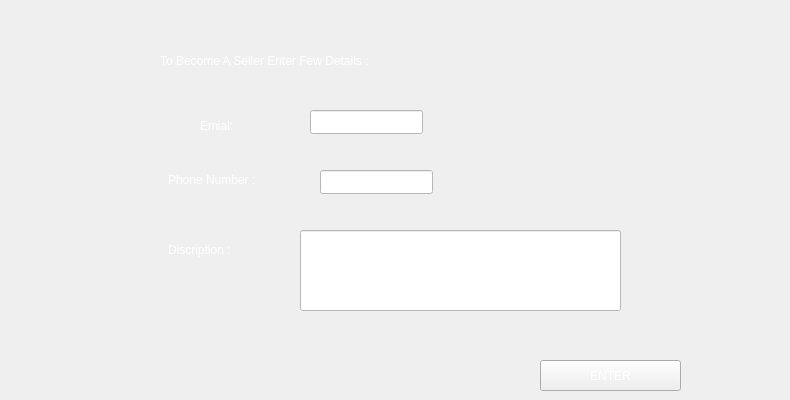
        <widget class="QWidget" name="page_16">
         <widget class="QLabel" name="label_125">
          <property name="geometry">
           <rect>
            <x>200</x>
            <y>110</y>
            <width>81</width>
            <height>31</height>
           </rect>
          </property>
          <property name="styleSheet">
           <string notr="true">font: 9pt &quot;Segoe UI&quot;;
color: rgb(255, 255, 255);</string>
          </property>
          <property name="text">
           <string>Emial:</string>
          </property>
         </widget>
         <widget class="QLineEdit" name="lineEdit_5">
          <property name="geometry">
           <rect>
            <x>310</x>
            <y>110</y>
            <width>113</width>
            <height>24</height>
           </rect>
          </property>
          <property name="styleSheet">
           <string notr="true">background-color: rgb(255, 255, 255);</string>
          </property>
         </widget>
         <widget class="QPushButton" name="pushButton_19">
          <property name="geometry">
           <rect>
            <x>540</x>
            <y>360</y>
            <width>141</width>
            <height>31</height>
           </rect>
          </property>
          <property name="styleSheet">
           <string notr="true">font: 16pt &quot;Segoe UI&quot;;
font: 14pt &quot;Segoe UI&quot;;
color: rgb(255, 255, 255);
font: 9pt &quot;Segoe UI&quot;;</string>
          </property>
          <property name="text">
           <string>ENTER</string>
          </property>
         </widget>
         <widget class="QLabel" name="label_126">
          <property name="geometry">
           <rect>
            <x>168</x>
            <y>170</y>
            <width>101</width>
            <height>20</height>
           </rect>
          </property>
          <property name="styleSheet">
           <string notr="true">font: 10pt &quot;Segoe UI&quot;;
color: rgb(255, 255, 255);</string>
          </property>
          <property name="text">
           <string>Phone Number :</string>
          </property>
         </widget>
         <widget class="QLineEdit" name="lineEdit_6">
          <property name="geometry">
           <rect>
            <x>320</x>
            <y>170</y>
            <width>113</width>
            <height>24</height>
           </rect>
          </property>
          <property name="styleSheet">
           <string notr="true">background-color: rgb(255, 255, 255);</string>
          </property>
         </widget>
         <widget class="QLineEdit" name="lineEdit_7">
          <property name="geometry">
           <rect>
            <x>300</x>
            <y>230</y>
            <width>321</width>
            <height>81</height>
           </rect>
          </property>
          <property name="styleSheet">
           <string notr="true">background-color: rgb(255, 255, 255);</string>
          </property>
         </widget>
         <widget class="QLabel" name="label_127">
          <property name="geometry">
           <rect>
            <x>168</x>
            <y>240</y>
            <width>81</width>
            <height>20</height>
           </rect>
          </property>
          <property name="styleSheet">
           <string notr="true">font: 10pt &quot;Segoe UI&quot;;
color: rgb(255, 255, 255);</string>
          </property>
          <property name="text">
           <string>Discription :</string>
          </property>
         </widget>
         <widget class="QLabel" name="label_132">
          <property name="geometry">
           <rect>
            <x>160</x>
            <y>30</y>
            <width>621</width>
            <height>61</height>
           </rect>
          </property>
          <property name="styleSheet">
           <string notr="true">font: 16pt &quot;Segoe UI&quot;;
color: rgb(255, 255, 255);
font: 24pt &quot;Segoe UI&quot;;</string>
          </property>
          <property name="text">
           <string>To Become A Seller Enter Few Details :</string>
          </property>
         </widget>
        </widget>
